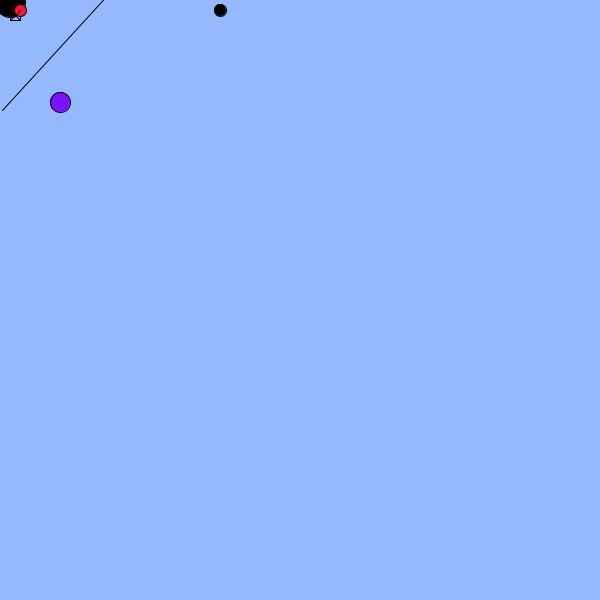
Frame 1 (no input)
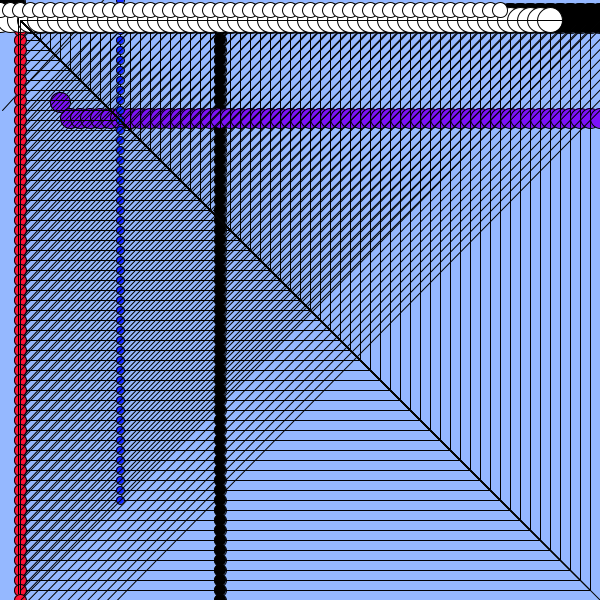
Frame 60 (the mouse pressed at the canvas centre just before this capture)
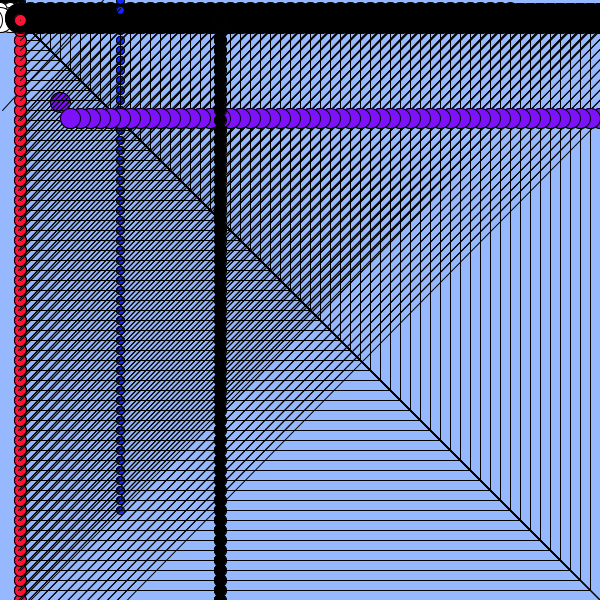
Frame 120 (the mouse held since frame 60 and released just before this capture)

The Processing sketch that drew these frames (run headless with seeded random() and noise(); from frame 60 on, the mouse is pressed at the canvas centre):

// Processing sketch: processing_144349
// ── processing_144349.pde

// Konkuk University
// Department of Dynamic Media
// SOS iDesign
// Name: Joo Yong Gill
// ID: 201420108

int x = 0;
int y = 0;
int xspeed = 2;
int yspeed = 10;
int zspeed = 11;

void setup() {
  background(149, 184, 255);
  size (600, 600);
  smooth();
}

void draw() {
 

  x = x + xspeed;
  y = y + yspeed;

  if ((x > width) || (x < 8)) {
    xspeed = xspeed * -1;
  }
  if ((y > height) || (y < 8)) {
    yspeed = yspeed * -1;
  }

  stroke(0);
  fill(0);
  ellipse(y, x, 30, 30);
  line(y+100, x-10, x, y+100);

  stroke(0);
  fill(125, 18, 250);
  ellipse(y+50, x+100, 20, 20);
  line(x, x, x, y);

  stroke(0);
  fill(255);
  ellipse(y-50, x=20, 25, 25);
  line(y, x, x, x);

  stroke(0);
  fill(255);
  ellipse(y-100, x-10, 15, 15);
  line(y, x, y, y);

  stroke(4);
  strokeWeight(1);
  fill(0);
  ellipse(x, y, 10, 10);
  line(y, y, x, x);

  stroke(2);
  fill(18, 39, 255);
  ellipse(x+100, y-100, 8, 8);
  line(x, y, x, x);

  stroke(2);
  fill(0);
  ellipse(x+200, y, 12, 12);
  line(x, y, y, y);

  stroke(2);
  fill(255, 18, 54);
  ellipse(x, y, 12, 12);

  line(x, y, y, x);
}
